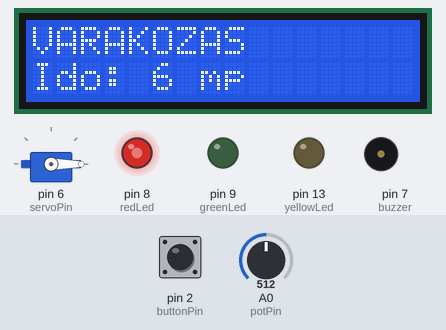
Recording of a sketch running on a simulated Arduino Uno, built with avr-gcc and run on an emulated ATmega328P. Parts: servo, 16×2 character LCD, output pins drawn as LEDs (lit = HIGH), buzzer (waves = sounding). The test bench sets the inputs (shaded band); at power-on: pin 2 (buttonPin) LOW, A0 (potPin) = 512.

Above: at 1.2 s.
1.3 s: pin 2 (buttonPin) pulled HIGH for 0.15 s
At 2.6 s:
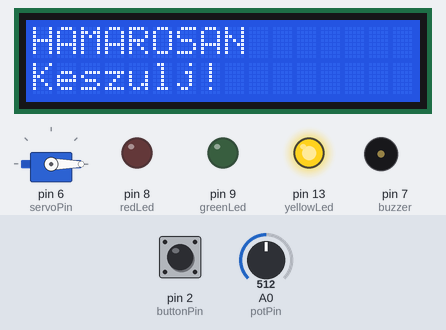
10.9 s: A0 (potPin) set to 900
At 12.8 s:
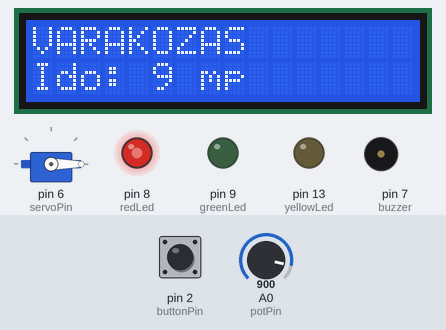
13.2 s: pin 2 (buttonPin) pulled HIGH for 1 s
At 15.69 s:
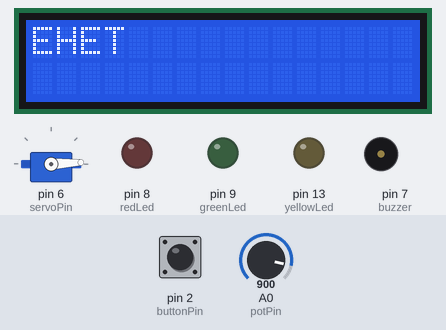
Timing chart, 0 to 15.8 s (numbered marks = the images above; inputs shaded):
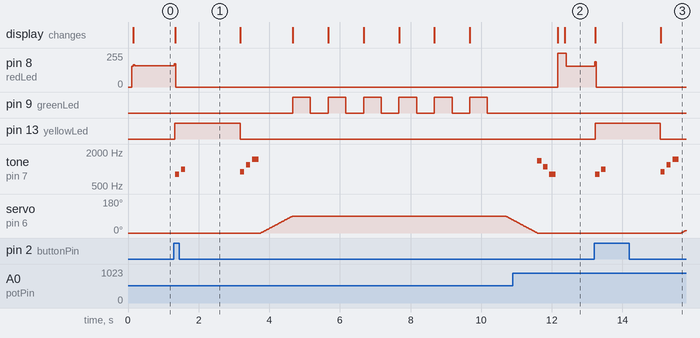

The sketch:

feed_me_human_1.ino
```cpp
#include <Servo.h>
#include <LiquidCrystal.h>

// Arduino pinek
const int redLed = 8;
const int yellowLed = 13;
const int greenLed = 9;
const int buttonPin = 2;
const int buzzer = 7;
const int potPin = A0;
const int servoPin = 6;

Servo myServo;
LiquidCrystal lcd(12, 11, 5, 4, 3, 10);

int lastShownWaitTime = -1;
int lastButtonState = LOW;
int stableWaitTime = 3;

unsigned long lastPotReadTime = 0;
const unsigned long potReadInterval = 120;

void allLedsOff() {
  digitalWrite(redLed, LOW);
  digitalWrite(yellowLed, LOW);
  digitalWrite(greenLed, LOW);
}

void beep(int freq, int duration) {
  tone(buzzer, freq, duration);
  delay(duration + 50);
}

// Külön hangok az egyes állapotokhoz
void soonSound() {
  beep(800, 120);
  beep(1000, 120);
}

void eatSound() {
  beep(900, 120);
  beep(1200, 120);
  beep(1500, 180);
}

void endSound() {
  beep(1400, 120);
  beep(1100, 120);
  beep(800, 180);
}

// Szervo lassú nyitása és zárása
void servoOpenSlow() {
  for (int pos = 0; pos <= 90; pos++) {
    myServo.write(pos);
    delay(10);
  }
}

void servoCloseSlow() {
  for (int pos = 90; pos >= 0; pos--) {
    myServo.write(pos);
    delay(10);
  }
}

// Gombnyomás figyelése
bool buttonJustPressed() {
  int currentButtonState = digitalRead(buttonPin);

  if (lastButtonState == LOW && currentButtonState == HIGH) {
    delay(30);

    if (digitalRead(buttonPin) == HIGH) {
      lastButtonState = currentButtonState;
      return true;
    }
  }

  lastButtonState = currentButtonState;
  return false;
}

void showWaitingScreen(int waitTime) {
  lcd.setCursor(0, 0);
  lcd.print("VARAKOZAS      ");
  lcd.setCursor(0, 1);
  lcd.print("Ido: ");
  lcd.print(waitTime);
  lcd.print(" mp   ");
}

// Potméter értékének frissítése
void updatePotValue() {
  if (millis() - lastPotReadTime >= potReadInterval) {
    lastPotReadTime = millis();

    int potValue = analogRead(potPin);
    int newWaitTime = map(potValue, 0, 1023, 3, 10);

    if (newWaitTime != stableWaitTime) {
      stableWaitTime = newWaitTime;
    }
  }
}

void setup() {
  pinMode(redLed, OUTPUT);
  pinMode(yellowLed, OUTPUT);
  pinMode(greenLed, OUTPUT);
  pinMode(buttonPin, INPUT);
  pinMode(buzzer, OUTPUT);

  myServo.attach(servoPin);
  myServo.write(0);

  lcd.begin(16, 2);

  // Kezdőállapot
  allLedsOff();
  digitalWrite(redLed, HIGH);
  showWaitingScreen(stableWaitTime);
  lastShownWaitTime = stableWaitTime;
}

void loop() {
  updatePotValue();

  allLedsOff();
  digitalWrite(redLed, HIGH);

  if (stableWaitTime != lastShownWaitTime) {
    showWaitingScreen(stableWaitTime);
    lastShownWaitTime = stableWaitTime;
  }

  if (buttonJustPressed()) {
    int runTime = stableWaitTime;

    // Hamarosan állapot
    allLedsOff();
    digitalWrite(yellowLed, HIGH);

    lcd.clear();
    lcd.setCursor(0, 0);
    lcd.print("HAMAROSAN");
    lcd.setCursor(0, 1);
    lcd.print("Keszulj!      ");

    soonSound();
    delay(1500);

    // Etetés indítása
    allLedsOff();
    lcd.clear();
    lcd.setCursor(0, 0);
    lcd.print("EHET");

    eatSound();
    servoOpenSlow();

    // Visszaszámlálás
    for (int sec = runTime; sec > 0; sec--) {
      digitalWrite(greenLed, HIGH);

      lcd.setCursor(0, 1);
      lcd.print("Hatra: ");
      lcd.print(sec);
      lcd.print(" mp   ");

      delay(500);

      digitalWrite(greenLed, LOW);
      delay(500);
    }

    servoCloseSlow();
    endSound();

    // Vissza alapállapotba
    allLedsOff();
    digitalWrite(redLed, HIGH);

    lastShownWaitTime = -1;
    showWaitingScreen(stableWaitTime);

    delay(200);
  }
}
```

Measured:
- after the input at 1.3 s, pin 8 (redLed): 158/255 → 0/255 at once; pin 9 (greenLed): alternates HIGH for 0.50 s and LOW for 0.50 s, starting after 3.4 s
- after the input at 10.9 s, the display: first differs from a run without the input after 1.5 s (image 2)
- after the input at 13.2 s, pin 8 (redLed): 157/255 → 0/255 at once; pin 13 (yellowLed): LOW → HIGH at once, → LOW 1.8 s later
